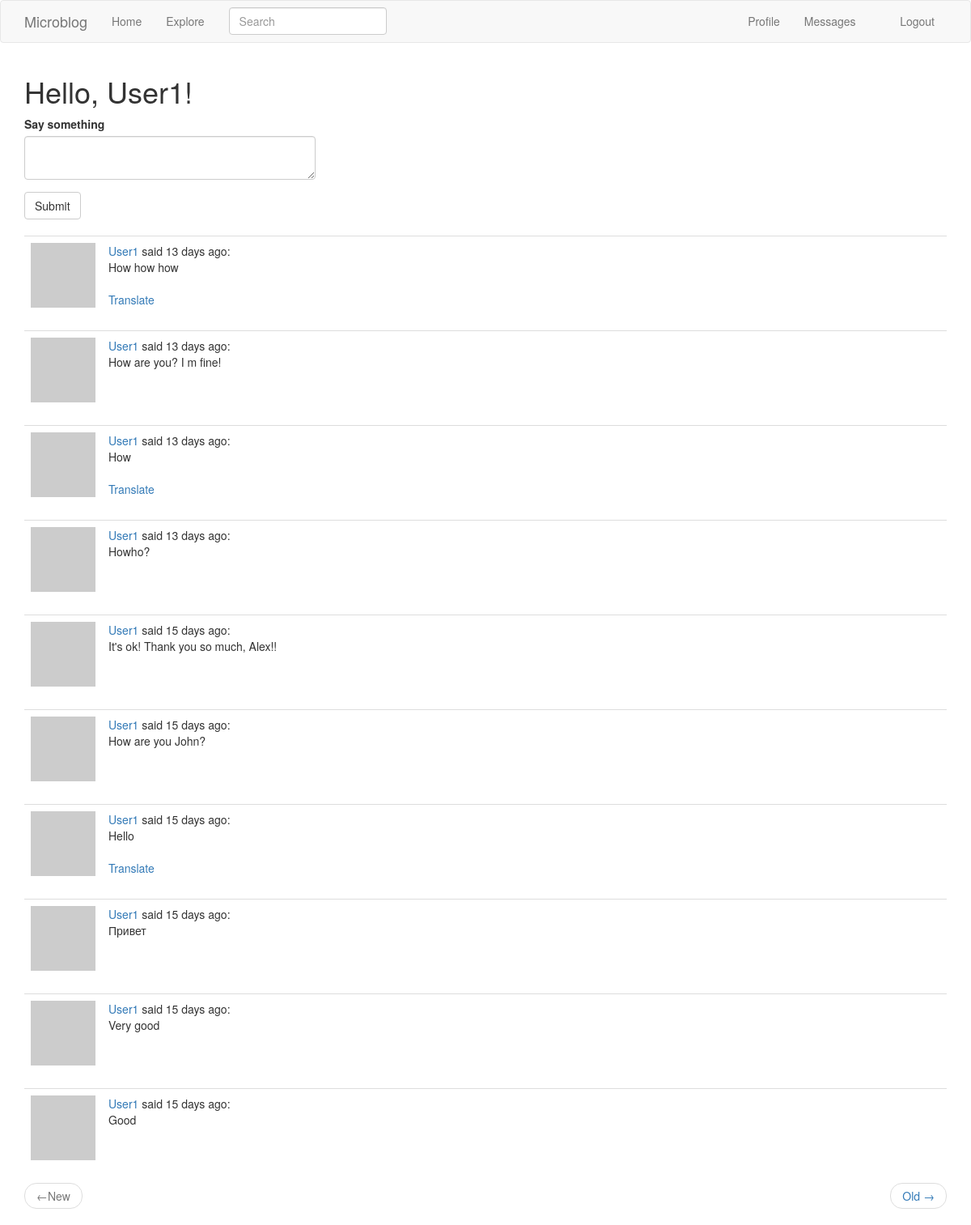
Page /index (signed in) on the committed database.
### app/models.py (models this page shows, shortened)
class User(UserMixin, db.Model):
    id                      = db.Column(db.Integer, primary_key=True)
    username                = db.Column(db.String(64), index=True, unique=True)
    email                   = db.Column(db.String(120), index=True, unique=True)
    password_hash           = db.Column(db.String(128))
    about_me                = db.Column(db.String(140))
    last_seen               = db.Column(db.DateTime, default=datetime.utcnow)
    last_message_read_time  = db.Column(db.DateTime)
    posts       = db.relationship('Post', backref='author', lazy='dynamic')
    followed    = db.relationship('User', secondary=followers,
                                primaryjoin=(followers.c.follower_id == id),
                                secondaryjoin=(followers.c.followed_id == id),
                                backref=db.backref('followers', lazy='dynamic'),
                                lazy='dynamic')
    messages_sent = db.relationship('Message',
                                    foreign_keys='Message.sender_id',
                                    backref='author',
                                    lazy='dynamic')
    messages_recieved = db.relationship('Message',
                                        foreign_keys='Message.recipient_id',
                                        backref='recipient',
                                        lazy='dynamic')
    notifications = db.relationship('Notification', backref='user', lazy='dynamic')
    def avatar(self, size):
        digest = md5(self.email.lower().encode('utf-8')).hexdigest()
        return 'https://www.gravatar.com/avatar/{}?d=identicon&s={}'.format(digest, size)
    def followed_posts(self):
        followed = Post.query.join(followers, (followers.c.followed_id == Post.user_id)).filter(followers.c.follower_id == self.id)
        own = Post.query.filter_by(user_id=self.id)
        return followed.union(own).order_by(Post.timestamp.desc())
    def new_messages(self):
        last_read_time = self.last_message_read_time or datetime(1900, 1, 1)
        return Message.query.filter_by(recipient=self).filter(Message.timestamp > last_read_time).count()

class SearchableMixin(object):
    @classmethod
    def before_commit(cls, session):
        session._changes = {
            'add': list(session.new),
            'update': list(session.dirty),
            'delete': list(session.deleted)
        }
    @classmethod
    def after_commit(cls, session):
        for obj in session._changes['add']:
            if isinstance(obj, SearchableMixin):
                add_to_index(obj.__tablename__, obj)
        for obj in session._changes['update']:
            if isinstance(obj, SearchableMixin):
                add_to_index(obj.__tablename__, obj)
        for obj in session._changes['delete']:
            if isinstance(obj, SearchableMixin):
                remove_from_index(obj.__tablename__, obj)
        session._changes = None

class Post(SearchableMixin, db.Model):
    __searchable__ = ['body']
    id          = db.Column(db.Integer, primary_key=True)
    body        = db.Column(db.String(140))
    timestamp   = db.Column(db.DateTime, index=True, default=datetime.utcnow)
    user_id     = db.Column(db.Integer, db.ForeignKey('user.id'))
    language    = db.Column(db.String(5))

### app/main/routes.py (the view, shortened to what this page needs)
@bp.route('/', methods=['get', 'post'])
@bp.route('/index', methods=['get', 'post'])
@login_required
def index():
    form = PostForm()
    page        = request.args.get('page', 1, type=int)
    posts       = current_user.followed_posts().paginate(page, current_app.config['POST_PER_PAGE'], False)
    next_url    = url_for('main.index', page=posts.next_num) if posts.has_next else None
    prev_url    = url_for('main.index', page=posts.prev_num) if posts.has_prev else None
    return render_template('index.html', title=_('Home'), form=form, posts=posts.items, next_url=next_url, prev_url=prev_url)

### app/main/forms.py
class SearchForm(FlaskForm):
    q = StringField(_l('Search'), validators=[DataRequired()])
    def __init__(self, *args, **kwargs):
        if 'formdata' not in kwargs:
            kwargs['formdata'] = request.args
        if 'csrf_enabled' not in kwargs:
            kwargs['csrf_enabled'] = False
        super(SearchForm, self).__init__(*args, **kwargs)

class PostForm(FlaskForm):
    post = TextAreaField(_l('Say something'), validators=[DataRequired(), Length(min=1, max=140)])
    submit = SubmitField(_l('Submit'))

### app/main/routes.py (called while the page is built)
@bp.before_app_request
def before_request():
    if current_user.is_authenticated:
        current_user.last_seen = datetime.utcnow()
        db.session.commit()
        g.search_form = SearchForm()
    g.locale = str(get_locale())

### app/models.py (called while the page is built)
@login.user_loader
def load_user(id):
    return User.query.get(int(id))

### app/templates/index.html
{% extends 'base.html' %}
{% import 'bootstrap/wtf.html' as wtf %}
{% block app_content %}
    <h1> Hello, {{ current_user.username }}!</h1>
    {% if form %}
        <div class="row">
            <div class="col-md-4">
                {{ wtf.quick_form(form) }}
            </div>
        </div>
    {% endif %}
    <br>
    {% for post in posts %}
        {% include '_post.html' %}
    {% endfor %}
    <nav aria-label="...">
        <ul class="pager">
            <li class="previous{% if not prev_url %} disabled{% endif %}">
                <a href="{{ prev_url or '#' }}">
                    <span aria-hidden="true">&larr;</span>New
                </a>
            </li>
            <li class="next{% if not next_url %} disabled{% endif %}">
                <a href="{{ next_url or '#' }}">
                    Old <span aria-hidden="true">&rarr;</span>
                </a>
            </li>
        </ul>
    </nav>
{% endblock %}

### app/templates/_post.html
<table class="table table-hover">
    <tr>
        <td width='50px'>
            <a href="{{ url_for('main.user', username=post.author.username) }}">
                <img src="{{ post.author.avatar(50) }}" />
            </a>
        </td>
        <td>
            <span class="user_popup">
                <a href="{{ url_for('main.user', username=post.author.username) }}">{{ post.author.username }}</a>
            </span>
            said {{ moment(post.timestamp).fromNow() }}:
            <br><span id="post{{ post.id }}">{{ post.body }}</span>
            {% if post.language and post.language != g.locale %}
                <br><br>
                <span id="translation{{ post.id }}">
                    <a href="javascript:translate(
                                                '#post{{ post.id }}',
                                                '#translation{{ post.id }}',
                                                '{{ post.language }}',
                                                '{{ g.locale }}');">{{ _('Translate') }}</a>
                </span>
            {% endif %}
        </td>
    </tr>
</table>

### rows in the picture
User: username "User1"
Post: author.username "User1", timestamp "13 days ago", body "How how how"
Post: author.username "User1", timestamp "13 days ago", body "How are you? I m fine!"
Post: author.username "User1", timestamp "13 days ago", body "How"
Post: author.username "User1", timestamp "13 days ago", body "Howho?"
Post: author.username "User1", timestamp "15 days ago", body "It's ok! Thank you so much, Alex!!"
Post: author.username "User1", timestamp "15 days ago", body "How are you John?"
Post: author.username "User1", timestamp "15 days ago", body "Hello"
Post: author.username "User1", timestamp "15 days ago", body "Привет"
Post: author.username "User1", timestamp "15 days ago", body "Very good"
Post: author.username "User1", timestamp "15 days ago", body "Good"
